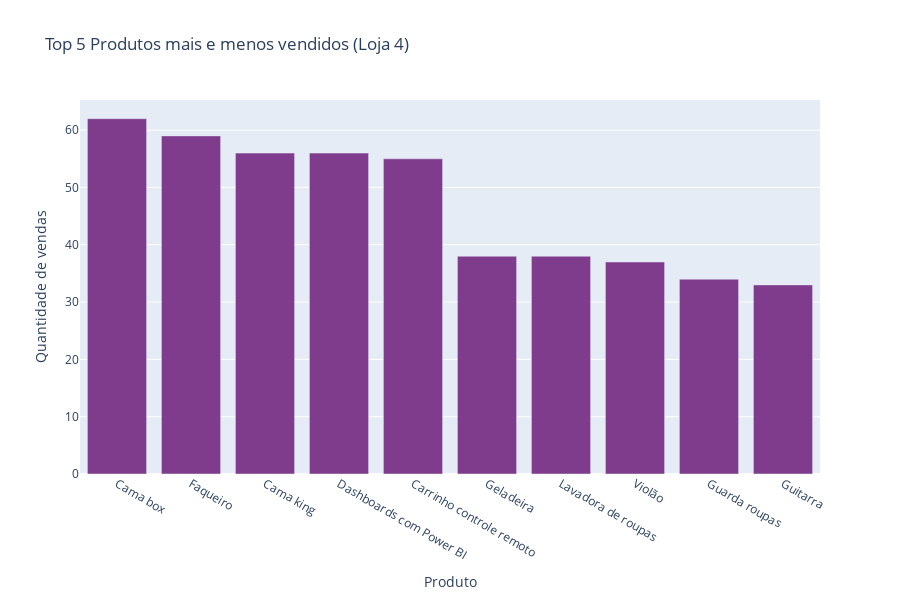

The notebook cell saved with this chart:
### Markdown cell above
#### Loja 4

### Code cell
top5_mais_menos_vendidos_loja4 = pd.concat([produtos_mais_vendidos_loja4.head(), produtos_mais_vendidos_loja4.tail()], ignore_index=True)


fig = px.bar(top5_mais_menos_vendidos_loja4,
             x='Produto', y='Quantidade de vendas',
             hover_data=['Categoria do Produto'], 
             labels=({'Categoria do Produto': 'Categoria do Produto'}), 
             title='Top 5 Produtos mais e menos vendidos (Loja 4)', 
             color_discrete_sequence=px.colors.qualitative.Bold,
             height=600
            )

fig.show()

### Figure 1 — Plotly figure (JSON) as saved in the notebook; plotly's stock layout.template omitted (floating-point values rounded to 4 significant figures)
{"data": [{"customdata": [["moveis"], ["utilidades domesticas"], ["moveis"], ["livros"], ["brinquedos"], ["eletrodomesticos"], ["eletrodomesticos"], ["instrumentos musicais"], ["moveis"], ["instrumentos musicais"]], "hovertemplate": "Produto=%{x}<br>Quantidade de vendas=%{y}<br>Categoria do Produto=%{customdata[0]}<extra></extra>", "legendgroup": "", "marker": {"color": "rgb(127, 60, 141)", "pattern": {"shape": ""}}, "name": "", "orientation": "v", "showlegend": false, "textposition": "auto", "type": "bar", "x": ["Cama box", "Faqueiro", "Cama king", "Dashboards com Power BI", "Carrinho controle remoto", "Geladeira", "Lavadora de roupas", "Violão", "Guarda roupas", "Guitarra"], "xaxis": "x", "y": [62, 59, 56, 56, 55, 38, 38, 37, 34, 33], "yaxis": "y"}], "layout": {"barmode": "relative", "height": 600, "legend": {"tracegroupgap": 0}, "title": {"text": "Top 5 Produtos mais e menos vendidos (Loja 4)"}, "xaxis": {"anchor": "y", "domain": [0, 1], "title": {"text": "Produto"}}, "yaxis": {"anchor": "x", "domain": [0, 1], "title": {"text": "Quantidade de vendas"}}}}
